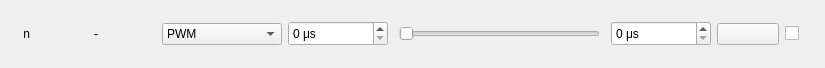
<?xml version="1.0" encoding="UTF-8"?>
<ui version="4.0">
 <class>outputChannelForm</class>
 <widget class="QWidget" name="outputChannelForm">
  <property name="geometry">
   <rect>
    <x>0</x>
    <y>0</y>
    <width>825</width>
    <height>68</height>
   </rect>
  </property>
  <property name="windowTitle">
   <string>Form</string>
  </property>
  <layout class="QHBoxLayout" name="horizontalLayout">
   <property name="leftMargin">
    <number>0</number>
   </property>
   <property name="topMargin">
    <number>1</number>
   </property>
   <property name="rightMargin">
    <number>0</number>
   </property>
   <property name="bottomMargin">
    <number>1</number>
   </property>
   <item>
    <widget class="QLabel" name="actuatorNumber">
     <property name="sizePolicy">
      <sizepolicy hsizetype="Fixed" vsizetype="Preferred">
       <horstretch>0</horstretch>
       <verstretch>0</verstretch>
      </sizepolicy>
     </property>
     <property name="minimumSize">
      <size>
       <width>30</width>
       <height>25</height>
      </size>
     </property>
     <property name="toolTip">
      <string>Channel Number</string>
     </property>
     <property name="layoutDirection">
      <enum>Qt::LeftToRight</enum>
     </property>
     <property name="text">
      <string>n</string>
     </property>
     <property name="alignment">
      <set>Qt::AlignRight|Qt::AlignTrailing|Qt::AlignVCenter</set>
     </property>
    </widget>
   </item>
   <item>
    <widget class="QLabel" name="actuatorName">
     <property name="sizePolicy">
      <sizepolicy hsizetype="Fixed" vsizetype="Preferred">
       <horstretch>0</horstretch>
       <verstretch>0</verstretch>
      </sizepolicy>
     </property>
     <property name="minimumSize">
      <size>
       <width>120</width>
       <height>25</height>
      </size>
     </property>
     <property name="text">
      <string>-</string>
     </property>
     <property name="alignment">
      <set>Qt::AlignCenter</set>
     </property>
    </widget>
   </item>
   <item>
    <widget class="QComboBox" name="actuatorType">
     <property name="enabled">
      <bool>true</bool>
     </property>
     <property name="sizePolicy">
      <sizepolicy hsizetype="Fixed" vsizetype="Fixed">
       <horstretch>0</horstretch>
       <verstretch>0</verstretch>
      </sizepolicy>
     </property>
     <property name="minimumSize">
      <size>
       <width>120</width>
       <height>20</height>
      </size>
     </property>
     <property name="toolTip">
      <string>Set &quot;PWM&quot; simple pulse generation.</string>
     </property>
     <property name="autoFillBackground">
      <bool>false</bool>
     </property>
     <item>
      <property name="text">
       <string>PWM</string>
      </property>
     </item>
     <item>
      <property name="text">
       <string>PWM Alarm</string>
      </property>
     </item>
     <item>
      <property name="text">
       <string>Arming LED</string>
      </property>
     </item>
     <item>
      <property name="text">
       <string>Info LED</string>
      </property>
     </item>
    </widget>
   </item>
   <item>
    <widget class="QSpinBox" name="actuatorMin">
     <property name="sizePolicy">
      <sizepolicy hsizetype="Fixed" vsizetype="Fixed">
       <horstretch>0</horstretch>
       <verstretch>0</verstretch>
      </sizepolicy>
     </property>
     <property name="minimumSize">
      <size>
       <width>100</width>
       <height>25</height>
      </size>
     </property>
     <property name="focusPolicy">
      <enum>Qt::StrongFocus</enum>
     </property>
     <property name="toolTip">
      <string>Minimum PWM value in microseconds, beware of not overdriving your servo.</string>
     </property>
     <property name="suffix">
      <string> μs</string>
     </property>
     <property name="maximum">
      <number>65535</number>
     </property>
    </widget>
   </item>
   <item>
    <spacer name="horizontalSpacer">
     <property name="orientation">
      <enum>Qt::Horizontal</enum>
     </property>
     <property name="sizeType">
      <enum>QSizePolicy::Minimum</enum>
     </property>
     <property name="sizeHint" stdset="0">
      <size>
       <width>5</width>
       <height>20</height>
      </size>
     </property>
    </spacer>
   </item>
   <item>
    <widget class="TextBubbleSlider" name="actuatorNeutral">
     <property name="sizePolicy">
      <sizepolicy hsizetype="MinimumExpanding" vsizetype="Fixed">
       <horstretch>0</horstretch>
       <verstretch>0</verstretch>
      </sizepolicy>
     </property>
     <property name="minimumSize">
      <size>
       <width>100</width>
       <height>25</height>
      </size>
     </property>
     <property name="focusPolicy">
      <enum>Qt::StrongFocus</enum>
     </property>
     <property name="toolTip">
      <string>&lt;!DOCTYPE HTML PUBLIC &quot;-//W3C//DTD HTML 4.0//EN&quot; &quot;http://www.w3.org/TR/REC-html40/strict.dtd&quot;&gt;
&lt;html&gt;&lt;head&gt;&lt;meta name=&quot;qrichtext&quot; content=&quot;1&quot; /&gt;&lt;style type=&quot;text/css&quot;&gt;
p, li { white-space: pre-wrap; }
&lt;/style&gt;&lt;/head&gt;&lt;body style=&quot; font-family:'Lucida Grande'; font-size:13pt; font-weight:400; font-style:normal;&quot;&gt;
&lt;p style=&quot; margin-top:0px; margin-bottom:0px; margin-left:0px; margin-right:0px; -qt-block-indent:0; text-indent:0px;&quot;&gt;Set output value neutral point. &lt;/p&gt;
&lt;p style=&quot; margin-top:0px; margin-bottom:0px; margin-left:0px; margin-right:0px; -qt-block-indent:0; text-indent:0px;&quot;&gt;Output values below this point are scaled from -1 to 0. &lt;/p&gt;
&lt;p style=&quot; margin-top:0px; margin-bottom:0px; margin-left:0px; margin-right:0px; -qt-block-indent:0; text-indent:0px;&quot;&gt;Output values above this point are scaled from 0 to +1.&lt;/p&gt;
&lt;p style=&quot;-qt-paragraph-type:empty; margin-top:0px; margin-bottom:0px; margin-left:0px; margin-right:0px; -qt-block-indent:0; text-indent:0px;&quot;&gt;&lt;/p&gt;
&lt;p style=&quot; margin-top:0px; margin-bottom:0px; margin-left:0px; margin-right:0px; -qt-block-indent:0; text-indent:0px;&quot;&gt;For &lt;span style=&quot; font-weight:600;&quot;&gt;motor control&lt;/span&gt;, the neutral point should be the &lt;span style=&quot; font-weight:600;&quot;&gt;slowest speed&lt;/span&gt; at which the motor still runs&lt;/p&gt;
&lt;p style=&quot; margin-top:0px; margin-bottom:0px; margin-left:0px; margin-right:0px; -qt-block-indent:0; text-indent:0px;&quot;&gt;For &lt;span style=&quot; font-weight:600;&quot;&gt;servo control&lt;/span&gt;, the neutral point should be the &lt;span style=&quot; font-weight:600;&quot;&gt;midpoint&lt;/span&gt; of the servo travel.&lt;/p&gt;&lt;/body&gt;&lt;/html&gt;</string>
     </property>
     <property name="maximum">
      <number>9999</number>
     </property>
     <property name="orientation">
      <enum>Qt::Horizontal</enum>
     </property>
    </widget>
   </item>
   <item>
    <spacer name="horizontalSpacer_2">
     <property name="orientation">
      <enum>Qt::Horizontal</enum>
     </property>
     <property name="sizeType">
      <enum>QSizePolicy::Minimum</enum>
     </property>
     <property name="sizeHint" stdset="0">
      <size>
       <width>5</width>
       <height>20</height>
      </size>
     </property>
    </spacer>
   </item>
   <item>
    <widget class="QSpinBox" name="actuatorMax">
     <property name="sizePolicy">
      <sizepolicy hsizetype="Fixed" vsizetype="Fixed">
       <horstretch>0</horstretch>
       <verstretch>0</verstretch>
      </sizepolicy>
     </property>
     <property name="minimumSize">
      <size>
       <width>100</width>
       <height>25</height>
      </size>
     </property>
     <property name="focusPolicy">
      <enum>Qt::StrongFocus</enum>
     </property>
     <property name="toolTip">
      <string>Maximum PWM value in microseconds, beware of not overdriving your servo.</string>
     </property>
     <property name="suffix">
      <string> μs</string>
     </property>
     <property name="maximum">
      <number>65535</number>
     </property>
    </widget>
   </item>
   <item>
    <widget class="QPushButton" name="pb_reverseActuator">
     <property name="sizePolicy">
      <sizepolicy hsizetype="Fixed" vsizetype="Fixed">
       <horstretch>0</horstretch>
       <verstretch>0</verstretch>
      </sizepolicy>
     </property>
     <property name="minimumSize">
      <size>
       <width>62</width>
       <height>0</height>
      </size>
     </property>
     <property name="text">
      <string/>
     </property>
     <property name="icon">
      <iconset resource="configgadget.qrc">
       <normaloff>:/configgadget/images/swap.svg</normaloff>:/configgadget/images/swap.svg</iconset>
     </property>
    </widget>
   </item>
   <item>
    <widget class="QCheckBox" name="actuatorLink">
     <property name="sizePolicy">
      <sizepolicy hsizetype="Fixed" vsizetype="Fixed">
       <horstretch>0</horstretch>
       <verstretch>0</verstretch>
      </sizepolicy>
     </property>
     <property name="minimumSize">
      <size>
       <width>40</width>
       <height>25</height>
      </size>
     </property>
     <property name="focusPolicy">
      <enum>Qt::StrongFocus</enum>
     </property>
     <property name="toolTip">
      <string>Output mode</string>
     </property>
    </widget>
   </item>
  </layout>
 </widget>
 <customwidgets>
  <customwidget>
   <class>TextBubbleSlider</class>
   <extends>QSlider</extends>
   <header>textbubbleslider.h</header>
  </customwidget>
 </customwidgets>
 <tabstops>
  <tabstop>actuatorMin</tabstop>
  <tabstop>actuatorNeutral</tabstop>
  <tabstop>actuatorMax</tabstop>
  <tabstop>pb_reverseActuator</tabstop>
  <tabstop>actuatorLink</tabstop>
 </tabstops>
 <resources>
  <include location="configgadget.qrc"/>
 </resources>
 <connections/>
</ui>
